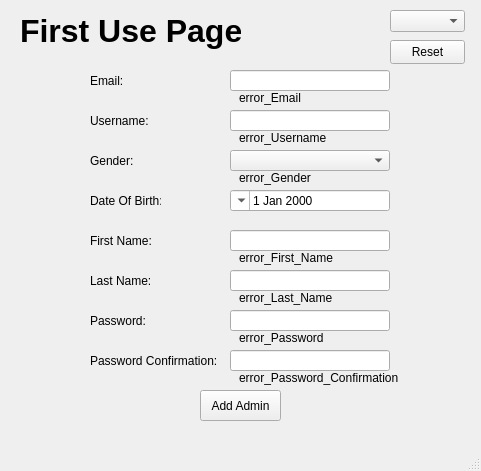
<?xml version="1.0" encoding="UTF-8"?>
<ui version="4.0">
 <class>MainWindow</class>
 <widget class="QMainWindow" name="MainWindow">
  <property name="geometry">
   <rect>
    <x>0</x>
    <y>0</y>
    <width>481</width>
    <height>471</height>
   </rect>
  </property>
  <property name="windowTitle">
   <string>First Use Page</string>
  </property>
  <widget class="QWidget" name="centralwidget">
   <widget class="QLabel" name="label_Register_New_Physiotherapist">
    <property name="geometry">
     <rect>
      <x>20</x>
      <y>10</y>
      <width>221</width>
      <height>41</height>
     </rect>
    </property>
    <property name="font">
     <font>
      <pointsize>24</pointsize>
      <bold>true</bold>
     </font>
    </property>
    <property name="text">
     <string>First Use Page</string>
    </property>
   </widget>
   <widget class="QPushButton" name="ResetButton">
    <property name="geometry">
     <rect>
      <x>390</x>
      <y>40</y>
      <width>75</width>
      <height>24</height>
     </rect>
    </property>
    <property name="cursor">
     <cursorShape>OpenHandCursor</cursorShape>
    </property>
    <property name="text">
     <string>Reset</string>
    </property>
   </widget>
   <widget class="QPushButton" name="AddButton">
    <property name="geometry">
     <rect>
      <x>200</x>
      <y>390</y>
      <width>81</width>
      <height>31</height>
     </rect>
    </property>
    <property name="cursor">
     <cursorShape>OpenHandCursor</cursorShape>
    </property>
    <property name="text">
     <string>Add Admin</string>
    </property>
   </widget>
   <widget class="QLabel" name="label_Last_Name">
    <property name="geometry">
     <rect>
      <x>90</x>
      <y>270</y>
      <width>71</width>
      <height>21</height>
     </rect>
    </property>
    <property name="text">
     <string>Last Name:</string>
    </property>
   </widget>
   <widget class="QLineEdit" name="lineEdit_First_Name">
    <property name="geometry">
     <rect>
      <x>230</x>
      <y>230</y>
      <width>160</width>
      <height>21</height>
     </rect>
    </property>
   </widget>
   <widget class="QLineEdit" name="lineEdit_Email">
    <property name="geometry">
     <rect>
      <x>230</x>
      <y>70</y>
      <width>160</width>
      <height>21</height>
     </rect>
    </property>
   </widget>
   <widget class="QComboBox" name="comboBox_Gender">
    <property name="geometry">
     <rect>
      <x>230</x>
      <y>150</y>
      <width>160</width>
      <height>21</height>
     </rect>
    </property>
    <property name="cursor">
     <cursorShape>OpenHandCursor</cursorShape>
    </property>
    <property name="currentIndex">
     <number>-1</number>
    </property>
    <item>
     <property name="text">
      <string>Male</string>
     </property>
    </item>
    <item>
     <property name="text">
      <string>Female</string>
     </property>
    </item>
    <item>
     <property name="text">
      <string>Other</string>
     </property>
    </item>
   </widget>
   <widget class="QLabel" name="label_First_Name">
    <property name="geometry">
     <rect>
      <x>90</x>
      <y>230</y>
      <width>71</width>
      <height>21</height>
     </rect>
    </property>
    <property name="text">
     <string>First Name:</string>
    </property>
   </widget>
   <widget class="QLabel" name="label_Email">
    <property name="geometry">
     <rect>
      <x>90</x>
      <y>70</y>
      <width>61</width>
      <height>21</height>
     </rect>
    </property>
    <property name="text">
     <string>Email:</string>
    </property>
   </widget>
   <widget class="QDateEdit" name="dateEdit_Date_Of_Birth">
    <property name="enabled">
     <bool>true</bool>
    </property>
    <property name="geometry">
     <rect>
      <x>230</x>
      <y>190</y>
      <width>160</width>
      <height>21</height>
     </rect>
    </property>
    <property name="cursor">
     <cursorShape>OpenHandCursor</cursorShape>
    </property>
    <property name="mouseTracking">
     <bool>false</bool>
    </property>
    <property name="layoutDirection">
     <enum>Qt::LayoutDirection::RightToLeft</enum>
    </property>
    <property name="currentSection">
     <enum>QDateTimeEdit::Section::YearSection</enum>
    </property>
    <property name="calendarPopup">
     <bool>true</bool>
    </property>
   </widget>
   <widget class="QLabel" name="label_Date_Of_Birth">
    <property name="geometry">
     <rect>
      <x>90</x>
      <y>190</y>
      <width>71</width>
      <height>21</height>
     </rect>
    </property>
    <property name="text">
     <string>Date Of Birth:</string>
    </property>
   </widget>
   <widget class="QLabel" name="label_Gender">
    <property name="geometry">
     <rect>
      <x>90</x>
      <y>150</y>
      <width>49</width>
      <height>21</height>
     </rect>
    </property>
    <property name="text">
     <string>Gender:</string>
    </property>
   </widget>
   <widget class="QLineEdit" name="lineEdit_Last_Name">
    <property name="geometry">
     <rect>
      <x>230</x>
      <y>270</y>
      <width>160</width>
      <height>21</height>
     </rect>
    </property>
   </widget>
   <widget class="QLineEdit" name="lineEdit_Password_Confirmation">
    <property name="geometry">
     <rect>
      <x>230</x>
      <y>350</y>
      <width>160</width>
      <height>21</height>
     </rect>
    </property>
   </widget>
   <widget class="QLabel" name="label_Password_Confirmation">
    <property name="geometry">
     <rect>
      <x>90</x>
      <y>350</y>
      <width>131</width>
      <height>21</height>
     </rect>
    </property>
    <property name="text">
     <string>Password Confirmation:</string>
    </property>
   </widget>
   <widget class="QLineEdit" name="lineEdit_Password">
    <property name="geometry">
     <rect>
      <x>230</x>
      <y>310</y>
      <width>160</width>
      <height>21</height>
     </rect>
    </property>
   </widget>
   <widget class="QLabel" name="label_Password">
    <property name="geometry">
     <rect>
      <x>90</x>
      <y>310</y>
      <width>71</width>
      <height>21</height>
     </rect>
    </property>
    <property name="text">
     <string>Password:</string>
    </property>
   </widget>
   <widget class="QLabel" name="label_Username">
    <property name="geometry">
     <rect>
      <x>90</x>
      <y>110</y>
      <width>61</width>
      <height>21</height>
     </rect>
    </property>
    <property name="text">
     <string>Username:</string>
    </property>
   </widget>
   <widget class="QLineEdit" name="lineEdit_Username">
    <property name="geometry">
     <rect>
      <x>230</x>
      <y>110</y>
      <width>160</width>
      <height>21</height>
     </rect>
    </property>
   </widget>
   <widget class="QLabel" name="error_Email">
    <property name="geometry">
     <rect>
      <x>239</x>
      <y>90</y>
      <width>200</width>
      <height>16</height>
     </rect>
    </property>
    <property name="text">
     <string>error_Email</string>
    </property>
   </widget>
   <widget class="QLabel" name="error_Username">
    <property name="geometry">
     <rect>
      <x>239</x>
      <y>130</y>
      <width>200</width>
      <height>16</height>
     </rect>
    </property>
    <property name="text">
     <string>error_Username</string>
    </property>
   </widget>
   <widget class="QLabel" name="error_First_Name">
    <property name="geometry">
     <rect>
      <x>239</x>
      <y>250</y>
      <width>200</width>
      <height>16</height>
     </rect>
    </property>
    <property name="text">
     <string>error_First_Name</string>
    </property>
   </widget>
   <widget class="QLabel" name="error_Last_Name">
    <property name="geometry">
     <rect>
      <x>239</x>
      <y>290</y>
      <width>200</width>
      <height>16</height>
     </rect>
    </property>
    <property name="text">
     <string>error_Last_Name</string>
    </property>
   </widget>
   <widget class="QLabel" name="error_Password">
    <property name="geometry">
     <rect>
      <x>239</x>
      <y>330</y>
      <width>200</width>
      <height>16</height>
     </rect>
    </property>
    <property name="text">
     <string>error_Password</string>
    </property>
   </widget>
   <widget class="QLabel" name="error_Password_Confirmation">
    <property name="geometry">
     <rect>
      <x>239</x>
      <y>370</y>
      <width>200</width>
      <height>16</height>
     </rect>
    </property>
    <property name="text">
     <string>error_Password_Confirmation</string>
    </property>
   </widget>
   <widget class="QLabel" name="error_Gender">
    <property name="geometry">
     <rect>
      <x>239</x>
      <y>170</y>
      <width>200</width>
      <height>16</height>
     </rect>
    </property>
    <property name="text">
     <string>error_Gender</string>
    </property>
   </widget>
   <widget class="QComboBox" name="comboBoxLanguage">
    <property name="geometry">
     <rect>
      <x>390</x>
      <y>10</y>
      <width>75</width>
      <height>22</height>
     </rect>
    </property>
    <property name="cursor">
     <cursorShape>OpenHandCursor</cursorShape>
    </property>
    <property name="currentText">
     <string/>
    </property>
    <property name="currentIndex">
     <number>-1</number>
    </property>
    <item>
     <property name="text">
      <string>English</string>
     </property>
    </item>
    <item>
     <property name="text">
      <string>עברית</string>
     </property>
    </item>
   </widget>
  </widget>
  <widget class="QMenuBar" name="menubar">
   <property name="geometry">
    <rect>
     <x>0</x>
     <y>0</y>
     <width>481</width>
     <height>22</height>
    </rect>
   </property>
  </widget>
  <widget class="QStatusBar" name="statusbar"/>
 </widget>
 <tabstops>
  <tabstop>ResetButton</tabstop>
  <tabstop>lineEdit_Email</tabstop>
  <tabstop>lineEdit_Username</tabstop>
  <tabstop>comboBox_Gender</tabstop>
  <tabstop>dateEdit_Date_Of_Birth</tabstop>
  <tabstop>lineEdit_First_Name</tabstop>
  <tabstop>lineEdit_Last_Name</tabstop>
  <tabstop>lineEdit_Password</tabstop>
  <tabstop>lineEdit_Password_Confirmation</tabstop>
  <tabstop>AddButton</tabstop>
 </tabstops>
 <resources/>
 <connections/>
</ui>
